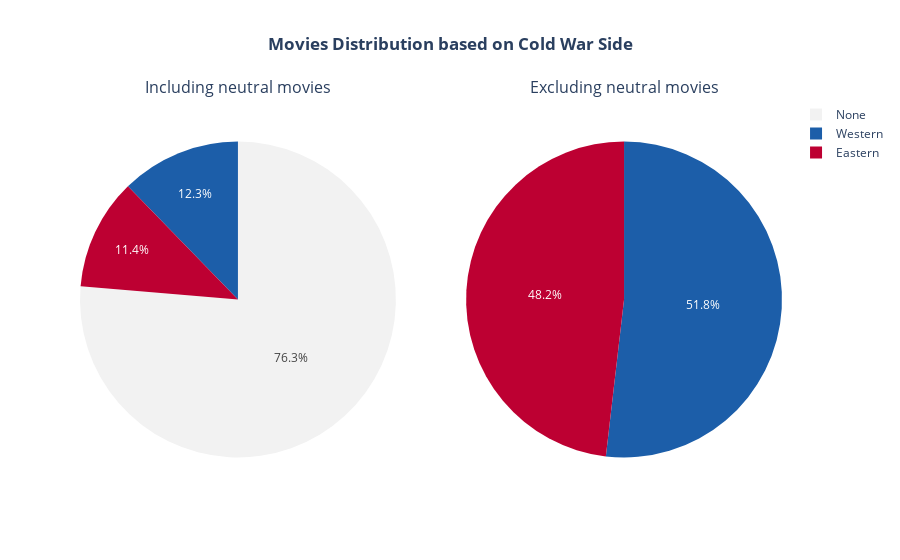

Notebook code for this chart:
### Code cell
fig = make_subplots(rows=1, cols=2, specs=[[{'type': 'pie'}, {'type': 'pie'}]], subplot_titles=("Including neutral movies", "Excluding neutral movies"))

# prepare data for the pie chart
global_movies_side_count = movies['cold_war_side'].value_counts().reset_index()
global_movies_side_count.columns = ['side', 'count']

cw_movies_side_count = movies[movies['cold_war_side'] != 'None']
cw_movies_side_count = cw_movies_side_count['cold_war_side'].value_counts().reset_index()
cw_movies_side_count.columns = ['side', 'count']

# Define colors for the pie chart slices
colors = {'None': COLOR_SCALE[3], 'Western': COLOR_SCALE[6], 'Eastern': COLOR_SCALE[0]}

fig.add_trace(go.Pie(labels=global_movies_side_count['side'],
                    values=global_movies_side_count['count'],
                    marker=dict(colors=[colors[side] for side in global_movies_side_count['side']]),
                    hovertemplate='<b>%{label}</b><br>Count: %{value}<br><extra></extra>',
                    name='Side'), row=1, col=1)

fig.add_trace(go.Pie(labels=cw_movies_side_count['side'],
                    values=cw_movies_side_count['count'],
                    marker=dict(colors=[colors[side] for side in cw_movies_side_count['side']]),
                    hovertemplate='<b>%{label}</b><br>Count: %{value}<br><extra></extra>',
                    name='Side'), row=1, col=2)

# Adjust the domain of the pie charts to add space between the charts and the titles
fig.update_traces(domain=dict(x=[0, 0.45], y=[0, 0.95]), row=1, col=1)
fig.update_traces(domain=dict(x=[0.55, 1], y=[0, 0.95]), row=1, col=2)

fig.update_layout(title_text="Movies Distribution based on Cold War Side", title_x=0.5, title_font_weight='bold')
fig.show()

### Figure 1 — Plotly figure (JSON) as saved in the notebook; plotly's stock layout.template omitted (floating-point values rounded to 4 significant figures)
{"data": [{"domain": {"x": [0, 0.45], "y": [0, 0.95]}, "hovertemplate": "<b>%{label}</b><br>Count: %{value}<br><extra></extra>", "labels": ["None", "Western", "Eastern"], "marker": {"colors": ["#F2F2F2", "#1C5EA9", "#BD0032"]}, "name": "Side", "type": "pie", "values": [19560, 3142, 2919]}, {"domain": {"x": [0.55, 1], "y": [0, 0.95]}, "hovertemplate": "<b>%{label}</b><br>Count: %{value}<br><extra></extra>", "labels": ["Western", "Eastern"], "marker": {"colors": ["#1C5EA9", "#BD0032"]}, "name": "Side", "type": "pie", "values": [3142, 2919]}], "layout": {"annotations": [{"font": {"size": 16}, "showarrow": false, "text": "Including neutral movies", "x": 0.225, "xanchor": "center", "xref": "paper", "y": 1, "yanchor": "bottom", "yref": "paper"}, {"font": {"size": 16}, "showarrow": false, "text": "Excluding neutral movies", "x": 0.775, "xanchor": "center", "xref": "paper", "y": 1, "yanchor": "bottom", "yref": "paper"}], "title": {"font": {"weight": "bold"}, "text": "Movies Distribution based on Cold War Side", "x": 0.5}}}
